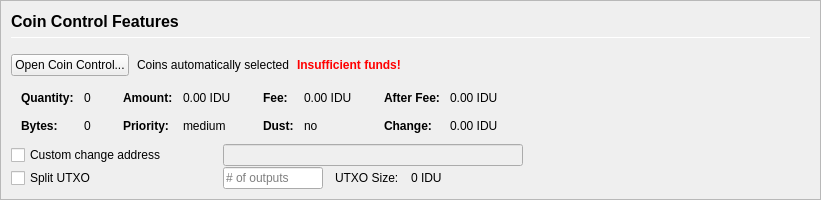
         <widget class="QFrame" name="frameCoinControl">
          <property name="sizePolicy">
           <sizepolicy hsizetype="Expanding" vsizetype="Expanding">
            <horstretch>0</horstretch>
            <verstretch>0</verstretch>
           </sizepolicy>
          </property>
          <property name="maximumSize">
           <size>
            <width>16777215</width>
            <height>16777215</height>
           </size>
          </property>
          <property name="frameShape">
           <enum>QFrame::StyledPanel</enum>
          </property>
          <property name="frameShadow">
           <enum>QFrame::Sunken</enum>
          </property>
          <layout class="QVBoxLayout" name="verticalLayoutCoinControl2">
           <property name="spacing">
            <number>0</number>
           </property>
           <property name="leftMargin">
            <number>0</number>
           </property>
           <property name="topMargin">
            <number>0</number>
           </property>
           <property name="rightMargin">
            <number>0</number>
           </property>
           <property name="bottomMargin">
            <number>0</number>
           </property>
           <item>
            <widget class="QFrame" name="frameCoinControl_BG">
             <layout class="QVBoxLayout" name="verticalLayoutCoinControl" stretch="0,0,0,0,0,0">
              <property name="spacing">
               <number>1</number>
              </property>
              <property name="leftMargin">
               <number>10</number>
              </property>
              <property name="topMargin">
               <number>10</number>
              </property>
              <item>
               <layout class="QHBoxLayout" name="horizontalLayoutCoinControl1">
                <property name="bottomMargin">
                 <number>15</number>
                </property>
                <item>
                 <layout class="QVBoxLayout" name="verticalLayout_3">
                  <property name="spacing">
                   <number>6</number>
                  </property>
                  <item>
                   <widget class="QLabel" name="labelCoinControlFeatures">
                    <property name="sizePolicy">
                     <sizepolicy hsizetype="Preferred" vsizetype="Maximum">
                      <horstretch>0</horstretch>
                      <verstretch>0</verstretch>
                     </sizepolicy>
                    </property>
                    <property name="minimumSize">
                     <size>
                      <width>0</width>
                      <height>20</height>
                     </size>
                    </property>
                    <property name="font">
                     <font>
                      <pointsize>12</pointsize>
                      <weight>75</weight>
                      <bold>true</bold>
                     </font>
                    </property>
                    <property name="styleSheet">
                     <string notr="true">font-weight:bold;</string>
                    </property>
                    <property name="text">
                     <string>Coin Control Features</string>
                    </property>
                   </widget>
                  </item>
                  <item>
                   <widget class="Line" name="line">
                    <property name="minimumSize">
                     <size>
                      <width>0</width>
                      <height>1</height>
                     </size>
                    </property>
                    <property name="maximumSize">
                     <size>
                      <width>16777215</width>
                      <height>1</height>
                     </size>
                    </property>
                    <property name="orientation">
                     <enum>Qt::Horizontal</enum>
                    </property>
                   </widget>
                  </item>
                 </layout>
                </item>
               </layout>
              </item>
              <item>
               <layout class="QHBoxLayout" name="horizontalLayoutCoinControl2" stretch="0,0,0,0">
                <property name="spacing">
                 <number>8</number>
                </property>
                <property name="bottomMargin">
                 <number>10</number>
                </property>
                <item>
                 <widget class="QPushButton" name="pushButtonCoinControl">
                  <property name="styleSheet">
                   <string notr="true"/>
                  </property>
                  <property name="text">
                   <string>Open Coin Control...</string>
                  </property>
                  <property name="autoDefault">
                   <bool>false</bool>
                  </property>
                 </widget>
                </item>
                <item>
                 <widget class="QLabel" name="labelCoinControlAutomaticallySelected">
                  <property name="text">
                   <string>Coins automatically selected</string>
                  </property>
                  <property name="margin">
                   <number>5</number>
                  </property>
                 </widget>
                </item>
                <item>
                 <widget class="QLabel" name="labelCoinControlInsuffFunds">
                  <property name="font">
                   <font>
                    <weight>75</weight>
                    <bold>true</bold>
                   </font>
                  </property>
                  <property name="styleSheet">
                   <string notr="true">color:red;font-weight:bold;</string>
                  </property>
                  <property name="text">
                   <string>Insufficient funds!</string>
                  </property>
                  <property name="margin">
                   <number>5</number>
                  </property>
                 </widget>
                </item>
                <item>
                 <spacer name="horizontalSpacerCoinControl">
                  <property name="orientation">
                   <enum>Qt::Horizontal</enum>
                  </property>
                  <property name="sizeHint" stdset="0">
                   <size>
                    <width>40</width>
                    <height>1</height>
                   </size>
                  </property>
                 </spacer>
                </item>
               </layout>
              </item>
              <item>
               <widget class="QWidget" name="widgetCoinControl" native="true">
                <property name="sizePolicy">
                 <sizepolicy hsizetype="Preferred" vsizetype="Preferred">
                  <horstretch>0</horstretch>
                  <verstretch>0</verstretch>
                 </sizepolicy>
                </property>
                <property name="minimumSize">
                 <size>
                  <width>0</width>
                  <height>0</height>
                 </size>
                </property>
                <property name="styleSheet">
                 <string notr="true"/>
                </property>
                <layout class="QHBoxLayout" name="horizontalLayoutCoinControl5">
                 <property name="leftMargin">
                  <number>0</number>
                 </property>
                 <property name="topMargin">
                  <number>0</number>
                 </property>
                 <property name="rightMargin">
                  <number>0</number>
                 </property>
                 <property name="bottomMargin">
                  <number>0</number>
                 </property>
                 <item>
                  <layout class="QHBoxLayout" name="horizontalLayoutCoinControl3" stretch="0,0,0,1">
                   <property name="spacing">
                    <number>20</number>
                   </property>
                   <property name="topMargin">
                    <number>0</number>
                   </property>
                   <property name="bottomMargin">
                    <number>10</number>
                   </property>
                   <item>
                    <layout class="QFormLayout" name="formLayoutCoinControl1">
                     <property name="horizontalSpacing">
                      <number>10</number>
                     </property>
                     <property name="verticalSpacing">
                      <number>14</number>
                     </property>
                     <property name="leftMargin">
                      <number>10</number>
                     </property>
                     <property name="topMargin">
                      <number>4</number>
                     </property>
                     <property name="rightMargin">
                      <number>6</number>
                     </property>
                     <item row="0" column="0">
                      <widget class="QLabel" name="labelCoinControlQuantityText">
                       <property name="font">
                        <font>
                         <weight>75</weight>
                         <bold>true</bold>
                        </font>
                       </property>
                       <property name="text">
                        <string>Quantity:</string>
                       </property>
                       <property name="margin">
                        <number>0</number>
                       </property>
                      </widget>
                     </item>
                     <item row="0" column="1">
                      <widget class="QLabel" name="labelCoinControlQuantity">
                       <property name="cursor">
                        <cursorShape>IBeamCursor</cursorShape>
                       </property>
                       <property name="contextMenuPolicy">
                        <enum>Qt::ActionsContextMenu</enum>
                       </property>
                       <property name="text">
                        <string notr="true">0</string>
                       </property>
                       <property name="margin">
                        <number>0</number>
                       </property>
                       <property name="textInteractionFlags">
                        <set>Qt::LinksAccessibleByMouse|Qt::TextSelectableByKeyboard|Qt::TextSelectableByMouse</set>
                       </property>
                      </widget>
                     </item>
                     <item row="1" column="0">
                      <widget class="QLabel" name="labelCoinControlBytesText">
                       <property name="font">
                        <font>
                         <weight>75</weight>
                         <bold>true</bold>
                        </font>
                       </property>
                       <property name="text">
                        <string>Bytes:</string>
                       </property>
                      </widget>
                     </item>
                     <item row="1" column="1">
                      <widget class="QLabel" name="labelCoinControlBytes">
                       <property name="cursor">
                        <cursorShape>IBeamCursor</cursorShape>
                       </property>
                       <property name="contextMenuPolicy">
                        <enum>Qt::ActionsContextMenu</enum>
                       </property>
                       <property name="text">
                        <string notr="true">0</string>
                       </property>
                       <property name="textInteractionFlags">
                        <set>Qt::LinksAccessibleByMouse|Qt::TextSelectableByKeyboard|Qt::TextSelectableByMouse</set>
                       </property>
                      </widget>
                     </item>
                    </layout>
                   </item>
                   <item>
                    <layout class="QFormLayout" name="formLayoutCoinControl2">
                     <property name="horizontalSpacing">
                      <number>10</number>
                     </property>
                     <property name="verticalSpacing">
                      <number>14</number>
                     </property>
                     <property name="leftMargin">
                      <number>6</number>
                     </property>
                     <property name="topMargin">
                      <number>4</number>
                     </property>
                     <property name="rightMargin">
                      <number>6</number>
                     </property>
                     <item row="0" column="0">
                      <widget class="QLabel" name="labelCoinControlAmountText">
                       <property name="font">
                        <font>
                         <weight>75</weight>
                         <bold>true</bold>
                        </font>
                       </property>
                       <property name="text">
                        <string>Amount:</string>
                       </property>
                       <property name="margin">
                        <number>0</number>
                       </property>
                      </widget>
                     </item>
                     <item row="0" column="1">
                      <widget class="QLabel" name="labelCoinControlAmount">
                       <property name="cursor">
                        <cursorShape>IBeamCursor</cursorShape>
                       </property>
                       <property name="contextMenuPolicy">
                        <enum>Qt::ActionsContextMenu</enum>
                       </property>
                       <property name="text">
                        <string notr="true">0.00 IDU</string>
                       </property>
                       <property name="textInteractionFlags">
                        <set>Qt::LinksAccessibleByMouse|Qt::TextSelectableByKeyboard|Qt::TextSelectableByMouse</set>
                       </property>
                      </widget>
                     </item>
                     <item row="1" column="0">
                      <widget class="QLabel" name="labelCoinControlPriorityText">
                       <property name="font">
                        <font>
                         <weight>75</weight>
                         <bold>true</bold>
                        </font>
                       </property>
                       <property name="text">
                        <string>Priority:</string>
                       </property>
                      </widget>
                     </item>
                     <item row="1" column="1">
                      <widget class="QLabel" name="labelCoinControlPriority">
                       <property name="cursor">
                        <cursorShape>IBeamCursor</cursorShape>
                       </property>
                       <property name="contextMenuPolicy">
                        <enum>Qt::ActionsContextMenu</enum>
                       </property>
                       <property name="text">
                        <string>medium</string>
                       </property>
                       <property name="textInteractionFlags">
                        <set>Qt::LinksAccessibleByMouse|Qt::TextSelectableByKeyboard|Qt::TextSelectableByMouse</set>
                       </property>
                      </widget>
                     </item>
                    </layout>
                   </item>
                   <item>
                    <layout class="QFormLayout" name="formLayoutCoinControl3">
                     <property name="horizontalSpacing">
                      <number>10</number>
                     </property>
                     <property name="verticalSpacing">
                      <number>14</number>
                     </property>
                     <property name="leftMargin">
                      <number>6</number>
                     </property>
                     <property name="topMargin">
                      <number>4</number>
                     </property>
                     <property name="rightMargin">
                      <number>6</number>
                     </property>
                     <item row="0" column="0">
                      <widget class="QLabel" name="labelCoinControlFeeText">
                       <property name="font">
                        <font>
                         <weight>75</weight>
                         <bold>true</bold>
                        </font>
                       </property>
                       <property name="text">
                        <string>Fee:</string>
                       </property>
                       <property name="margin">
                        <number>0</number>
                       </property>
                      </widget>
                     </item>
                     <item row="0" column="1">
                      <widget class="QLabel" name="labelCoinControlFee">
                       <property name="cursor">
                        <cursorShape>IBeamCursor</cursorShape>
                       </property>
                       <property name="contextMenuPolicy">
                        <enum>Qt::ActionsContextMenu</enum>
                       </property>
                       <property name="text">
                        <string notr="true">0.00 IDU</string>
                       </property>
                       <property name="textInteractionFlags">
                        <set>Qt::LinksAccessibleByMouse|Qt::TextSelectableByKeyboard|Qt::TextSelectableByMouse</set>
                       </property>
                      </widget>
                     </item>
                     <item row="1" column="0">
                      <widget class="QLabel" name="labelCoinControlLowOutputText">
                       <property name="font">
                        <font>
                         <weight>75</weight>
                         <bold>true</bold>
                        </font>
                       </property>
                       <property name="text">
                        <string>Dust:</string>
                       </property>
                      </widget>
                     </item>
                     <item row="1" column="1">
                      <widget class="QLabel" name="labelCoinControlLowOutput">
                       <property name="cursor">
                        <cursorShape>IBeamCursor</cursorShape>
                       </property>
                       <property name="contextMenuPolicy">
                        <enum>Qt::ActionsContextMenu</enum>
                       </property>
                       <property name="text">
                        <string>no</string>
                       </property>
                       <property name="textInteractionFlags">
                        <set>Qt::LinksAccessibleByMouse|Qt::TextSelectableByKeyboard|Qt::TextSelectableByMouse</set>
                       </property>
                      </widget>
                     </item>
                    </layout>
                   </item>
                   <item>
                    <layout class="QFormLayout" name="formLayoutCoinControl4">
                     <property name="horizontalSpacing">
                      <number>10</number>
                     </property>
                     <property name="verticalSpacing">
                      <number>14</number>
                     </property>
                     <property name="leftMargin">
                      <number>6</number>
                     </property>
                     <property name="topMargin">
                      <number>4</number>
                     </property>
                     <property name="rightMargin">
                      <number>6</number>
                     </property>
                     <item row="0" column="0">
                      <widget class="QLabel" name="labelCoinControlAfterFeeText">
                       <property name="font">
                        <font>
                         <weight>75</weight>
                         <bold>true</bold>
                        </font>
                       </property>
                       <property name="text">
                        <string>After Fee:</string>
                       </property>
                       <property name="margin">
                        <number>0</number>
                       </property>
                      </widget>
                     </item>
                     <item row="0" column="1">
                      <widget class="QLabel" name="labelCoinControlAfterFee">
                       <property name="cursor">
                        <cursorShape>IBeamCursor</cursorShape>
                       </property>
                       <property name="contextMenuPolicy">
                        <enum>Qt::ActionsContextMenu</enum>
                       </property>
                       <property name="text">
                        <string notr="true">0.00 IDU</string>
                       </property>
                       <property name="textInteractionFlags">
                        <set>Qt::LinksAccessibleByMouse|Qt::TextSelectableByKeyboard|Qt::TextSelectableByMouse</set>
                       </property>
                      </widget>
                     </item>
                     <item row="1" column="0">
                      <widget class="QLabel" name="labelCoinControlChangeText">
                       <property name="font">
                        <font>
                         <weight>75</weight>
                         <bold>true</bold>
                        </font>
                       </property>
                       <property name="text">
                        <string>Change:</string>
                       </property>
                      </widget>
                     </item>
                     <item row="1" column="1">
                      <widget class="QLabel" name="labelCoinControlChange">
                       <property name="cursor">
                        <cursorShape>IBeamCursor</cursorShape>
                       </property>
                       <property name="contextMenuPolicy">
                        <enum>Qt::ActionsContextMenu</enum>
                       </property>
                       <property name="text">
                        <string notr="true">0.00 IDU</string>
                       </property>
                       <property name="textInteractionFlags">
                        <set>Qt::LinksAccessibleByMouse|Qt::TextSelectableByKeyboard|Qt::TextSelectableByMouse</set>
                       </property>
                      </widget>
                     </item>
                    </layout>
                   </item>
                  </layout>
                 </item>
                </layout>
               </widget>
              </item>
              <item>
               <layout class="QHBoxLayout" name="horizontalLayoutCoinControl4">
                <property name="spacing">
                 <number>12</number>
                </property>
                <property name="sizeConstraint">
                 <enum>QLayout::SetDefaultConstraint</enum>
                </property>
                <property name="topMargin">
                 <number>0</number>
                </property>
                <property name="rightMargin">
                 <number>0</number>
                </property>
                <item>
                 <widget class="QCheckBox" name="checkBoxCoinControlChange">
                  <property name="sizePolicy">
                   <sizepolicy hsizetype="Preferred" vsizetype="Preferred">
                    <horstretch>0</horstretch>
                    <verstretch>0</verstretch>
                   </sizepolicy>
                  </property>
                  <property name="minimumSize">
                   <size>
                    <width>200</width>
                    <height>0</height>
                   </size>
                  </property>
                  <property name="maximumSize">
                   <size>
                    <width>200</width>
                    <height>16777215</height>
                   </size>
                  </property>
                  <property name="toolTip">
                   <string>If this is activated, but the change address is empty or invalid, change will be sent to a newly generated address.</string>
                  </property>
                  <property name="text">
                   <string>Custom change address</string>
                  </property>
                 </widget>
                </item>
                <item>
                 <widget class="QValidatedLineEdit" name="lineEditCoinControlChange">
                  <property name="enabled">
                   <bool>false</bool>
                  </property>
                  <property name="sizePolicy">
                   <sizepolicy hsizetype="Preferred" vsizetype="Preferred">
                    <horstretch>0</horstretch>
                    <verstretch>0</verstretch>
                   </sizepolicy>
                  </property>
                  <property name="minimumSize">
                   <size>
                    <width>300</width>
                    <height>0</height>
                   </size>
                  </property>
                 </widget>
                </item>
                <item>
                 <widget class="QLabel" name="labelCoinControlChangeLabel">
                  <property name="sizePolicy">
                   <sizepolicy hsizetype="Preferred" vsizetype="Preferred">
                    <horstretch>0</horstretch>
                    <verstretch>0</verstretch>
                   </sizepolicy>
                  </property>
                  <property name="minimumSize">
                   <size>
                    <width>100</width>
                    <height>0</height>
                   </size>
                  </property>
                  <property name="text">
                   <string/>
                  </property>
                  <property name="margin">
                   <number>3</number>
                  </property>
                 </widget>
                </item>
               </layout>
              </item>
              <item>
               <layout class="QHBoxLayout" name="horizontalLayoutCoinControl6">
                <property name="spacing">
                 <number>12</number>
                </property>
                <property name="rightMargin">
                 <number>0</number>
                </property>
                <item>
                 <widget class="QCheckBox" name="splitBlockCheckBox">
                  <property name="sizePolicy">
                   <sizepolicy hsizetype="Preferred" vsizetype="Preferred">
                    <horstretch>0</horstretch>
                    <verstretch>0</verstretch>
                   </sizepolicy>
                  </property>
                  <property name="minimumSize">
                   <size>
                    <width>200</width>
                    <height>0</height>
                   </size>
                  </property>
                  <property name="maximumSize">
                   <size>
                    <width>200</width>
                    <height>16777215</height>
                   </size>
                  </property>
                  <property name="text">
                   <string>Split UTXO</string>
                  </property>
                 </widget>
                </item>
                <item>
                 <widget class="QLineEdit" name="splitBlockLineEdit">
                  <property name="sizePolicy">
                   <sizepolicy hsizetype="Preferred" vsizetype="Preferred">
                    <horstretch>50</horstretch>
                    <verstretch>0</verstretch>
                   </sizepolicy>
                  </property>
                  <property name="minimumSize">
                   <size>
                    <width>100</width>
                    <height>0</height>
                   </size>
                  </property>
                  <property name="maximumSize">
                   <size>
                    <width>100</width>
                    <height>16777215</height>
                   </size>
                  </property>
                  <property name="placeholderText">
                   <string># of outputs</string>
                  </property>
                 </widget>
                </item>
                <item>
                 <widget class="QLabel" name="labelBlockSizeText">
                  <property name="text">
                   <string>UTXO Size:</string>
                  </property>
                 </widget>
                </item>
                <item>
                 <widget class="QLabel" name="labelBlockSize">
                  <property name="text">
                   <string>0 IDU</string>
                  </property>
                 </widget>
                </item>
                <item>
                 <spacer name="horizontalSpacer_7">
                  <property name="orientation">
                   <enum>Qt::Horizontal</enum>
                  </property>
                  <property name="sizeHint" stdset="0">
                   <size>
                    <width>40</width>
                    <height>20</height>
                   </size>
                  </property>
                 </spacer>
                </item>
               </layout>
              </item>
              <item>
               <spacer name="verticalSpacerCoinControl">
                <property name="orientation">
                 <enum>Qt::Vertical</enum>
                </property>
                <property name="sizeHint" stdset="0">
                 <size>
                  <width>800</width>
                  <height>1</height>
                 </size>
                </property>
               </spacer>
              </item>
             </layout>
            </widget>
           </item>
          </layout>
         </widget>
